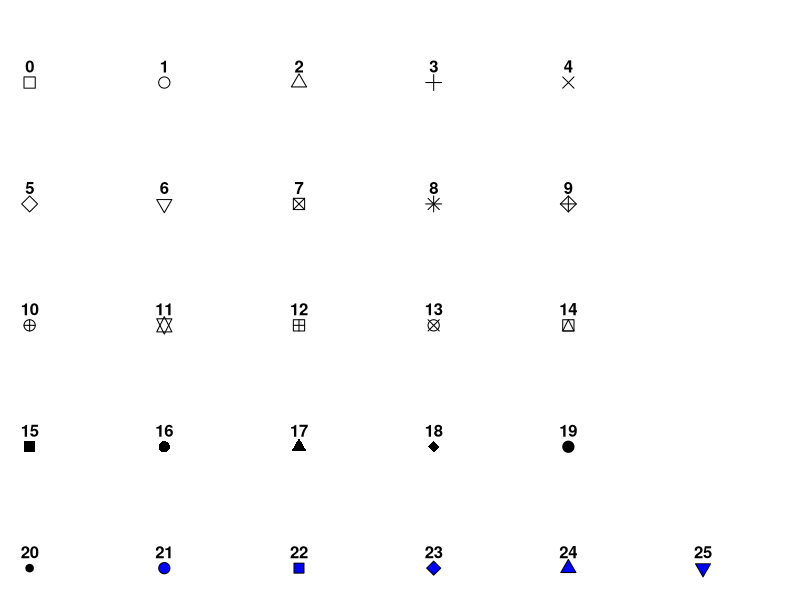

Generate this figure with R:
generateRPointShapes<-function(){
  oldPar<-par()
  par(font=2, mar=c(0.5,0,0,0))
  y=rev(c(rep(1,6),rep(2,5), rep(3,5), rep(4,5), rep(5,5)))
  x=c(rep(1:5,5),6)
  plot(x, y, pch = 0:25, cex=1.5, ylim=c(1,5.5), xlim=c(1,6.5), 
       axes=FALSE, xlab="", ylab="", bg="blue")
  text(x, y, labels=0:25, pos=3)
  par(mar=oldPar$mar,font=oldPar$font )
}
generateRPointShapes()